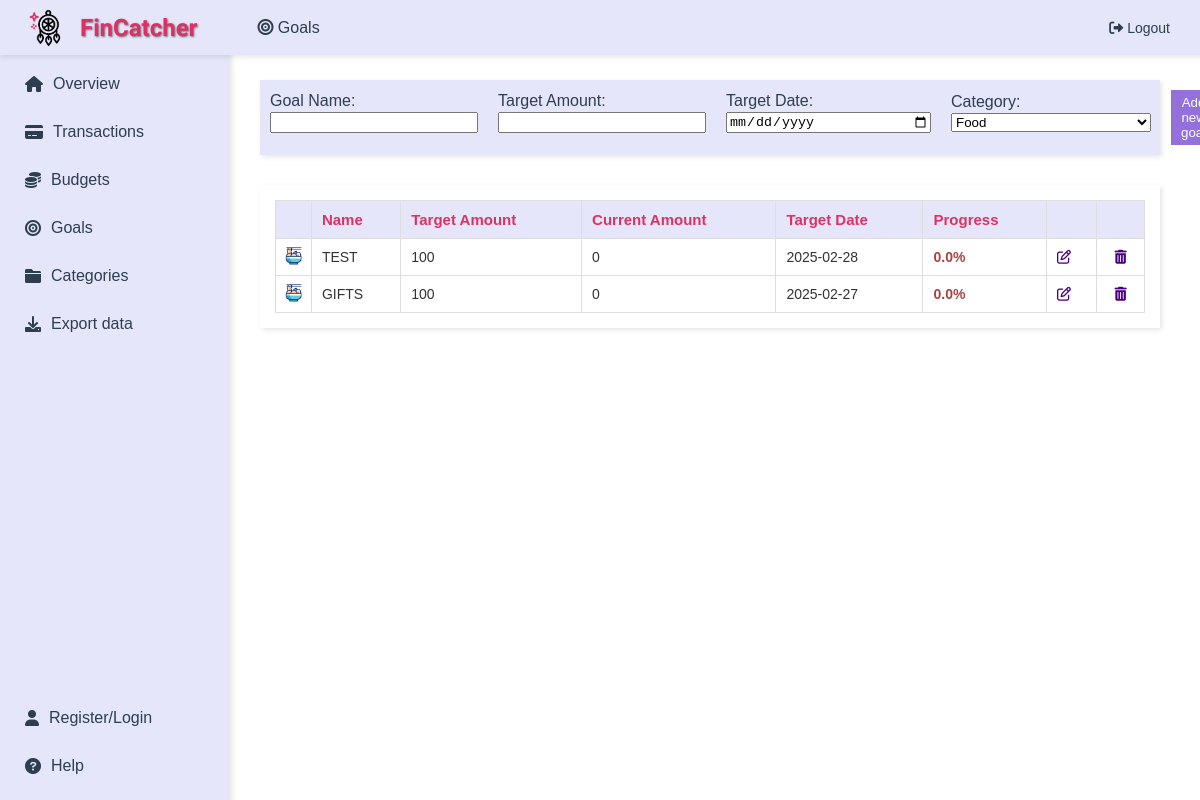
The page /goals (signed in) on the database as committed earlier.
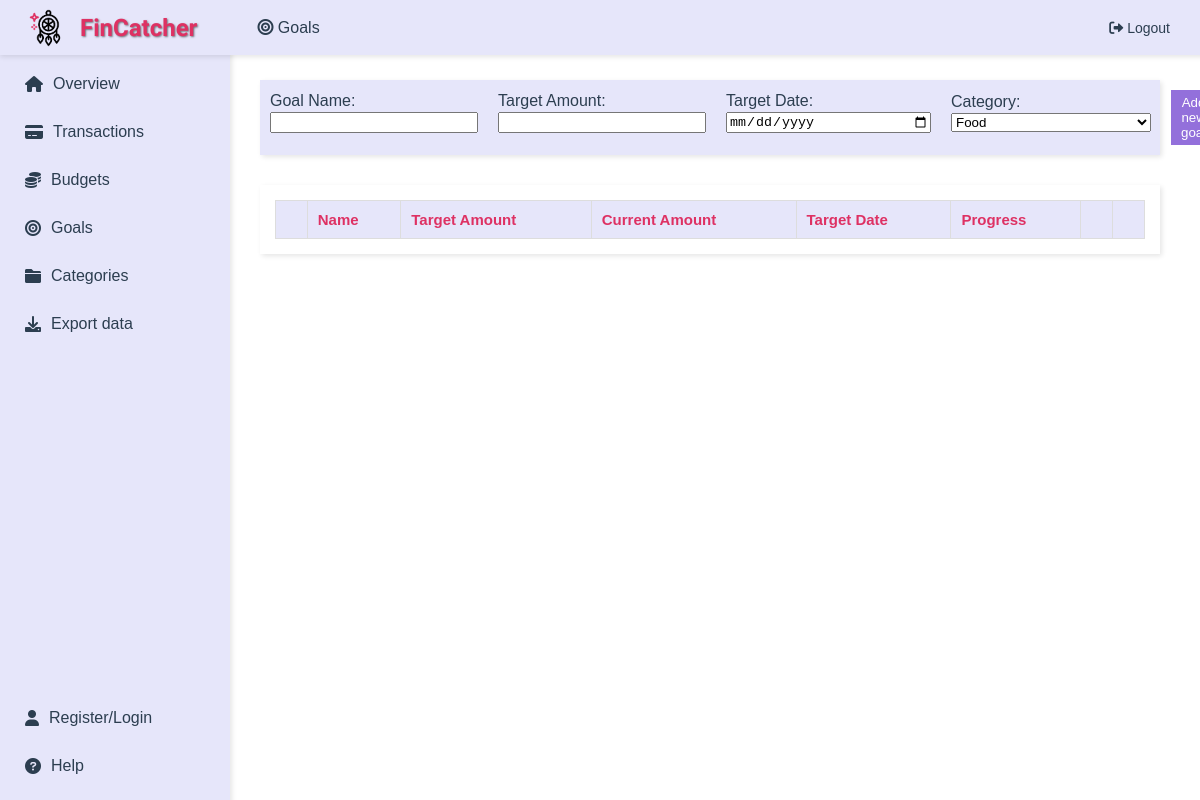
The same page on the database as committed later.
### app/main/models.py (models this page shows, shortened)
class Goals(db.Model):
    id = db.Column(db.Integer, primary_key=True, unique=True, nullable=False)
    name = db.Column(db.String(50), nullable=False)
    target_amount = db.Column(db.Float, nullable=False)
    target_date = db.Column(db.Date, nullable=False)
    current_amount = db.Column(db.Float, nullable=False)
    progress = db.Column(db.Float, default=0)
    category_id = db.Column(db.Integer, db.ForeignKey('categories.id'), nullable=False)  # references Categories table
    user_id = db.Column(db.Integer, db.ForeignKey('user.user_id'), nullable=False)  # link to User
    __table_args__ = (UniqueConstraint('name', 'user_id', name='uix_name_user_id'),)

### app/goals/routes.py (the view, shortened to what this page needs)
@goals.route('/goals', methods=['GET', 'POST'])
@login_required # requires the user to be logged in to access this route
def goals_page():
    goals_list = Goals.query.filter_by(user_id=current_user.user_id).all()  # get all goals for the user
    categories_list = get_categories()  # get categories for the dropdown
    update_goal_progress_and_notify(current_user.user_id, category_icons)
    return render_template('show_goals.html', goals=goals_list,
                           categories=categories_list, category_gifs=category_gifs, category_icons=category_icons,
                           page_title='Goals', icon='fas fa-bullseye',
                           current_date=date.today()) # pass the current date to the template

### app/main/helpers.py (called while the page is built)
def get_transactions():
    return Transactions.query.filter_by(user_id=current_user.user_id).all()

def get_categories():
    return Categories.query.filter(
        or_(Categories.id <= 16, Categories.user_id == current_user.user_id)
    ).all()

### app/main/models.py (called while the page is built)
@login_manager.user_loader
def load_user(user_id):
    return User.query.get(int(user_id))  # query the database to retrieve the user instance corresponding to the user_id

### app/goals/templates/show_goals.html (shortened to what this page needs)
{% extends "layout.html" %}
{% block content %}
<div style="padding: 20px; background-color: #FFFFFF;">
    <div id="goal-form" style="margin-bottom: 30px;">
        <form action="{{ url_for('goals.goals_page') }}" method="POST"
              style="background-color: #E6E6FA; padding: 10px; box-shadow: 2px 2px 5px rgba(0,0,0,0.1); display: flex; align-items: center; gap: 10px;">
            <div style="display: flex; flex-direction: column; align-items: flex-start; margin-right: 10px;">
                <label for="name" style="margin-bottom: 2px;">Goal Name:</label>
                <input type="text" id="name" name="name" style="margin-bottom: 10px; width: 200px;" required>
            </div>
            <div style="display: flex; flex-direction: column; align-items: flex-start; margin-right: 10px;">
                <label for="target_amount" style="margin-bottom: 2px;">Target Amount:</label>
                <input type="number" id="target_amount" name="target_amount" style="margin-bottom: 10px; width: 200px;" required>
            </div>
            <div style="display: flex; flex-direction: column; align-items: flex-start; margin-right: 10px;">
                <label for="target_date" style="margin-bottom: 2px;">Target Date:</label>
                <input type="date" id="target_date" name="target_date" style="margin-bottom: 10px; width: 200px;" required>
            </div>
            <div style="display: flex; flex-direction: column; align-items: flex-start; margin-right: 10px;">
                <label for="category" style="margin-bottom: 2px;">Category:</label>
                <select id="category" name="category_id" style="margin-bottom: 10px; width: 200px;">
                    {% for category in categories %}
                        <option value="{{ category.id }}">{{ category.name }}</option>
                    {% endfor %}
                </select>
            </div>
            <button type="submit" style="background-color: #9370DB; color: white; padding: 5px 10px; border: none; cursor: pointer;">Add new goal</button>
        </form>
    </div>
    <div id="goals-list" style="padding: 15px; box-shadow: 2px 2px 5px rgba(0,0,0,0.1); background-color: #FFFFFF;">
        <table style="width: 100%; border-collapse: collapse; text-align: left; font-size: 14px; color: #333333;">
            <thead style="background-color: #E6E6FA; color: #DE3163; font-size: 15px;">
                <tr>
                    <th style="padding: 10px; border: 1px solid #DDD;"></th>
                    <th style="padding: 10px; border: 1px solid #DDD;">Name</th>
                    <th style="padding: 10px; border: 1px solid #DDD;">Target Amount</th>
                    <th style="padding: 10px; border: 1px solid #DDD;">Current Amount</th>
                    <th style="padding: 10px; border: 1px solid #DDD;">Target Date</th>
                    <th style="padding: 10px; border: 1px solid #DDD;">Progress</th>
                    <th style="padding: 10px; border: 1px solid #DDD;"></th>
                    <th style="padding: 10px; border: 1px solid #DDD;"></th>
                </tr>
            </thead>
            <tbody>
                {% for goal in goals %}
                <tr style="background-color: #FFFFFF;">
                    <td style="padding: 0; border: 1px solid #DDD; text-align: center;">
                        <img src="{{ category_gifs[goal.category_id if goal.category_id <= 16 else 17] }}" alt="Category gif" style="width:24px; height:24px;">
                    </td>
                    <td style="padding: 10px; border: 1px solid #DDD;">{{ goal.name }}</td>
                    <td style="padding: 10px; border: 1px solid #DDD;">{{ "%.0f"|format(goal.target_amount) if goal.target_amount.is_integer() else "%.2f"|format(goal.target_amount) }}</td>
                    <td style="padding: 10px; border: 1px solid #DDD;">{{ "%.0f"|format(goal.current_amount) if goal.current_amount.is_integer() else "%.2f"|format(goal.current_amount) }}</td>
                    <td style="padding: 10px; border: 1px solid #DDD;">{{ goal.target_date }}</td>
                    <td style="padding: 10px; border: 1px solid #DDD;">
                        {% if goal.current_amount >= goal.target_amount %}
                            <span style="color: #3c763d; font-weight: bold;">Completed</span>
                        {% elif goal.target_date < current_date %}
                            {% if goal.current_amount < goal.target_amount %}
                                <span style="color: #a94442; font-weight: bold;">Overdue</span>
                            {% endif %}
                        {% else %}
                            {% set percent_progress = (goal.current_amount / goal.target_amount * 100) %}
                            <span style="color:
                                {% if percent_progress > 70 %} #3c763d {% elif percent_progress > 30 %} #8a6d3b {% else %} #a94442 {% endif %}; font-weight: bold;">
                                {{ percent_progress | round(0) }}%
                            </span>
                        {% endif %}
                    </td>
                    <td style="padding: 10px; border: 1px solid #DDD;">
                        <a href="{{ url_for('goals.edit_goal', id=goal.id) }}" class="edit-btn" style="color: #4B0082;">
                            <i class="fa-regular fa-pen-to-square"></i>
                        </a>
                    </td>
                    <td style="padding: 10px; border: 1px solid #DDD;">
                        <div style="display: flex; justify-content: center; align-items: center; gap: 0;">
                            <a href="#" class="delete-btn" style="color: #4B0082;" onclick="confirmDelete(event, {{ goal.id }});">
                                <i class="fas fa-trash-alt"></i>
                            </a>
                        </div>
                    </td>
                </tr>
                {% endfor %}
            </tbody>
        </table>
    </div>
</div>
{% endblock %}

### app/main/templates/layout.html (shortened to what this page needs)
<!DOCTYPE html>
<html lang="en">
<head>
    <link rel="stylesheet" href="https://cdnjs.cloudflare.com/ajax/libs/font-awesome/6.0.0-beta3/css/all.min.css">
</head>
<body>
    <div class="header">
        <div class="header-left">
            <img src="{{ url_for('static', filename='images/dreamcatcher.gif') }}" alt="Dream Catcher">
            <h1>FinCatcher</h1>
            <span class="page-title"><i class="{{ icon }}"></i> {{ page_title }}</span>
        </div>
        <a href="{{ url_for('auth.logout') }}" class="logout-btn"><i class="fas fa-sign-out-alt"></i> Logout</a>
    </div>
    <div class="sidebar">
        <div class="sidebar-main">
            <a href="{{ url_for('main.overview') }}"><i class="fas fa-home"></i>Overview</a>
            <a href="{{ url_for('transactions.transactions_page') }}"><i class="fas fa-credit-card"></i>Transactions</a>
            <a href="{{ url_for('budgets.budgets_page') }}"><i class="fa-solid fa-coins"></i>Budgets</a>
            <a href="{{ url_for('goals.goals_page') }}"><i class="fas fa-bullseye"></i>Goals</a>
            <a href="{{ url_for('categories.categories_page') }}"><i class="fas fa-folder"></i>Categories</a>
            <a href="{{ url_for('export.export_data') }}"><i class="fas fa-download"></i> Export data</a>
        </div>
        <div class="sidebar-bottom">
            <a href="{{ url_for('auth.register_login') }}"><i class="fas fa-user"></i>Register/Login</a>
            <a href="{{ url_for('help.help_page') }}"><i class="fas fa-question-circle"></i>Help</a>
        </div>
    </div>
    <div class="content">
        {% block content %}{% endblock %}
    </div>
</body>
</html>

### app/main/templates/layout.html (style rules this page uses)
body { margin: 0; font-family: Arial, sans-serif; background-color: #ffffff; color: #2c3e50; }
.header { background-color: #e6e6fa; padding: 10px 20px; display: flex; align-items: center; justify-content: space-between; box-shadow: 0px 2px 5px rgba(0, 0, 0, 0.1); position: fixed; top: 0; height: 35px; width: 100%; z-index: 1000; }
.header-left { display: flex; align-items: center; }
.header img { height: 50px; margin-right: 10px; }
.header h1 { margin: 0; font-size: 24px; font-family: 'Poiret One', cursive; color: #de3163; text-shadow: 1px 1px 2px rgba(0, 0, 0, 0.5); }
.page-title { font-size: 16px; margin-left: 60px; color: #2c3e50; }
.logout-btn { text-decoration: none; color: #2c3e50; font-size: 14px; padding: 5px 50px; transition: color 0.3s; }
.sidebar { width: 200px; position: fixed; top: 50px; left: 0; background-color: #e6e6fa; padding: 15px; box-shadow: 2px 0px 5px rgba(0, 0, 0, 0.1); height: calc(100vh - 50px); display: flex; flex-direction: column; }
.sidebar-main { flex-grow: 1; }
.sidebar a { display: flex; align-items: center; padding: 10px; color: #2c3e50; text-decoration: none; margin-bottom: 10px; transition: background-color 0.3s, color 0.3s; }
.sidebar a i { margin-right: 10px; }
.sidebar-bottom { margin-top: auto; margin-bottom: 20px; }
.content { margin-left: 220px; padding: 20px; padding-top: 60px; }

Rows that differ between the two databases and show on the page:
removed Goals: name "TEST", target_amount "100", current_amount "0", target_date "2025-02-28", percent_progress "0.0"
removed Goals: name "GIFTS", target_amount "100", current_amount "0", target_date "2025-02-27", percent_progress "0.0"
